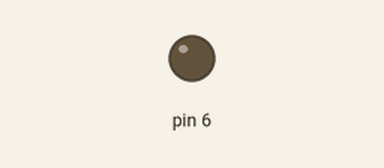
This sketch was run on a simulated Arduino Uno, built with avr-gcc and run on an emulated ATmega328P. Parts: output pins drawn as LEDs (lit = HIGH). What the sketch prints to the serial monitor is not drawn.

Above: at 0.05 s.
At 1.05 s:
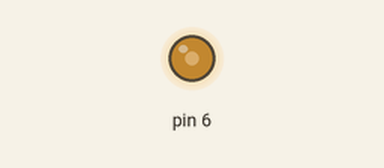
At 2.05 s:
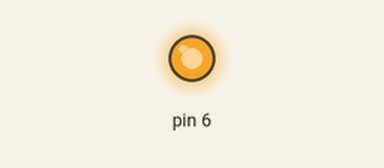
At 4.05 s:
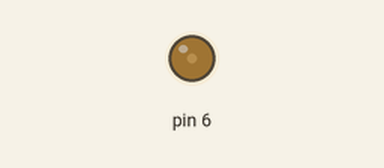
Timing chart, 0 to 5.9 s (numbered marks = the images above):
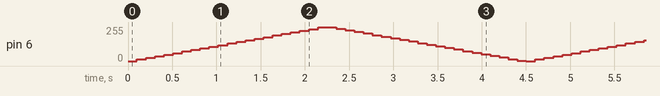

The sketch:

timer_example2.ino
```cpp
volatile int duty=0;

void setup() {
  // put your setup code here, to run once:
 DDRD |= (1 << 6);
 Serial.begin(9600);
 cli();
  OCR2A = 249;
  TCCR2A |= (1 << WGM21);
  TIMSK2 |= (1 << OCIE2A);
  TCCR2B |= (1 << CS22); // pr 64
  // 0.001 saniyede 1 ISR gir

 OCR0A = duty; // %50 duty cycle
 TCCR0A |= (1 << COM0A1); // none-inverting mode
 TCCR0A |= (1 << WGM01) | (1 << WGM00); // fast PWM Mode
 TCCR0B |= (1 << CS01); // prescaler 8
  sei();
}

volatile int i=0;
volatile int q=1; // parlaklık artma azaltma isareti
ISR(TIMER2_COMPA_vect)
{
  i++;
  if (i==100)
  {
    duty+=q*(256*5)/100;
    if(duty>255)
    {
      duty=255;
      q=-1;
    }
    else if (duty < 0)
    {
      duty=0;
      q=1;
    }

    i=0;
  }
  OCR0A=duty;
}

void loop() {
  // put your main code here, to run repeatedly:
Serial.println(duty);


}
```
